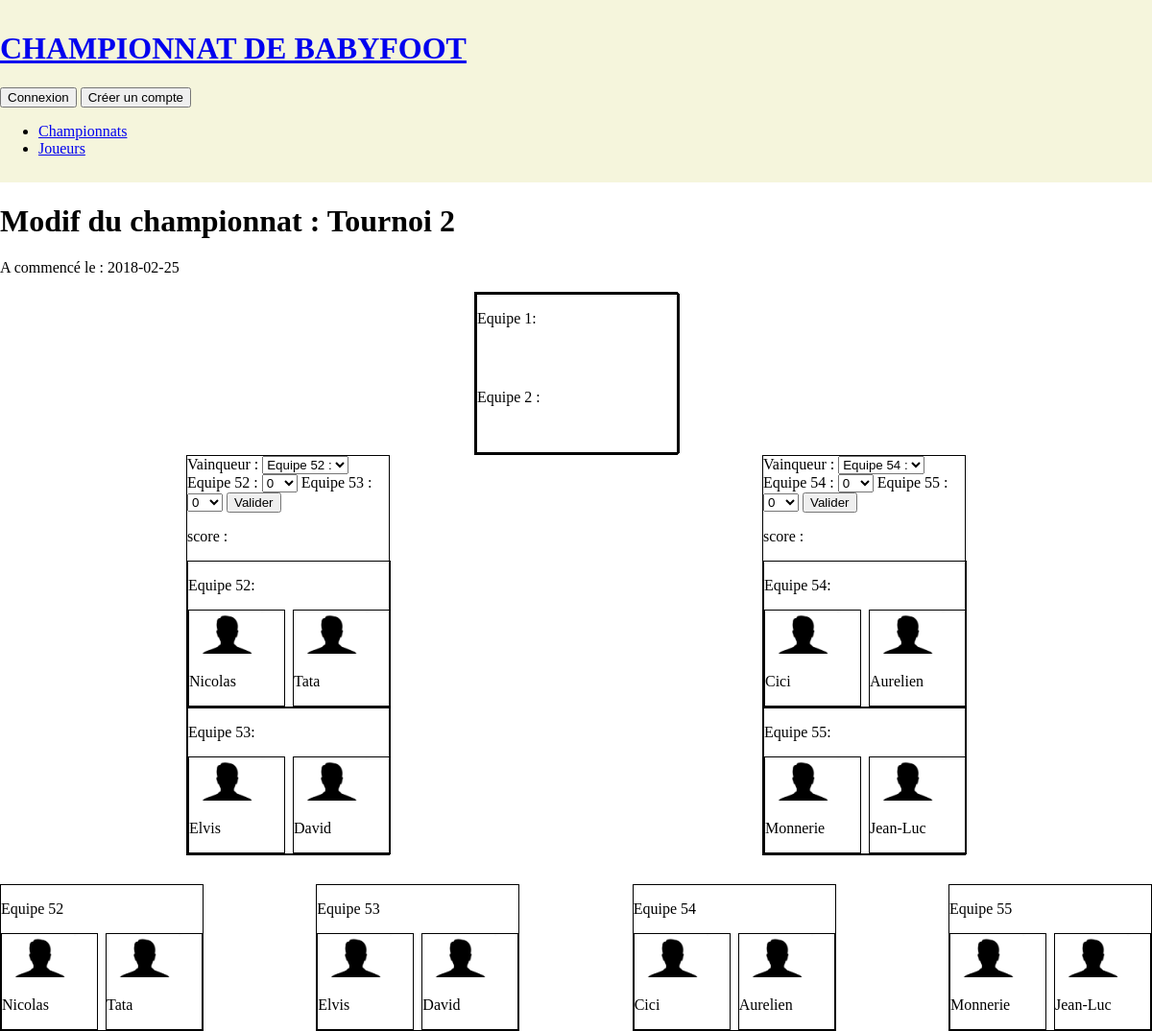
Screenshot of /modifChampionnat.php?modif=23 with the database file from the repository.
### tables this page shows
CREATE TABLE IF NOT EXISTS `competitions` (
  `id_competition` int(11) NOT NULL AUTO_INCREMENT,
  `nomChamp` varchar(25) DEFAULT NULL,
  `nbreJoueurs` int(25) NOT NULL,
  `terminee` tinyint(1) NOT NULL DEFAULT '0',
  `dateDebut` date NOT NULL,
  PRIMARY KEY (`id_competition`)
);

CREATE TABLE IF NOT EXISTS `matchs` (
  `id_Match` int(11) NOT NULL AUTO_INCREMENT,
  `equipe1` varchar(255) DEFAULT NULL,
  `equipe2` varchar(255) DEFAULT NULL,
  `butEquipe1` int(25) DEFAULT NULL,
  `butEquipe2` int(25) DEFAULT NULL,
  `vainqueur` varchar(25) DEFAULT NULL,
  `id_compet` int(11) NOT NULL,
  `type_match` varchar(255) NOT NULL,
  PRIMARY KEY (`id_Match`),
  KEY `FK_match_compet` (`id_compet`)
);

CREATE TABLE IF NOT EXISTS `equipes` (
  `id_Equipe` int(11) NOT NULL AUTO_INCREMENT,
  `joueur1` int(11) NOT NULL,
  `joueur2` int(11) NOT NULL,
  `id_compet` int(11) NOT NULL,
  PRIMARY KEY (`id_Equipe`),
  KEY `fk_joueur1` (`joueur1`),
  KEY `fk_joueur2` (`joueur2`),
  KEY `FK_EquipeCompet` (`id_compet`)
);

CREATE TABLE IF NOT EXISTS `joueurs` (
  `id_Joueur` int(25) NOT NULL AUTO_INCREMENT,
  `nom` varchar(255) NOT NULL,
  `prenom` varchar(255) NOT NULL,
  `surnom` varchar(255) NOT NULL,
  `password` varchar(255) NOT NULL,
  `meilleureperformance` varchar(255) DEFAULT NULL,
  `defaut` varchar(255) DEFAULT NULL,
  `qualité` varchar(255) DEFAULT NULL,
  `photo` varchar(255) DEFAULT 'img/photo_default.png',
  `victoireChamp` int(25) DEFAULT NULL,
  PRIMARY KEY (`id_Joueur`)
);

### modifChampionnat.php (the view, shortened to what this page needs)
<?php
include'include/connexionBdd.php';
$matchsCompet = $bdd ->prepare('SELECT * FROM matchs WHERE matchs.id_compet= :id_compet AND matchs.type_match = :type_match');
$reqJE = $bdd->prepare('SELECT J1.id_Joueur AS J1id, J2.id_Joueur AS J2id, equipes.id_Equipe, J1.prenom AS J1p, J2.prenom AS J2p, J1.photo AS J1img ,J2.photo AS J2img FROM equipes JOIN joueurs AS J1 ON equipes.joueur1 = J1.id_Joueur JOIN joueurs AS J2 ON equipes.joueur2 = J2.id_Joueur WHERE equipes.id_Equipe = ?');
$detailCompet = $bdd->prepare('SELECT * FROM competitions WHERE competitions.id_competition = ?');
$detailCompet->execute(array($_GET['modif']));
$reqEquipes = $bdd->prepare('SELECT id_Equipe, J1.id_Joueur AS J1id, J2.id_Joueur AS J2id, equipes.id_Equipe, J1.prenom AS J1p, J2.prenom AS J2p, J1.photo AS J1img ,J2.photo AS J2img FROM equipes JOIN joueurs AS J1 ON equipes.joueur1 = J1.id_Joueur JOIN joueurs AS J2 ON equipes.joueur2 = J2.id_Joueur WHERE equipes.id_compet = ?');
?>
<!doctype html>
<html>
    <head>
        <link rel="stylesheet" type="text/css" href="css/style.css" />
    </head>
    <body>
        <header>
			<div class="wrap">
            	<?php include'include/banniere.php' ?>
				<?php include'include/menuPrincipal.php' ?>
			</div>
        </header>
        <div id="content">
			<div class="wrap">
            <?php
            while($donnees = $detailCompet->fetch()) {
                ?>
                <h1>Modif du championnat : <?php echo($donnees['nomChamp']); ?></h1>
                <p>A commencé le : <?php echo($donnees['dateDebut']); ?></p><?php
            }
            ?>
            <div class="competX">
                <?php
                $matchsCompet->execute(array(
                    'id_compet'=> $_GET['modif'],
                    'type_match'=> "finale"
                ));
                while ($donnees2 = $matchsCompet->fetch()){
                    ?>
                    <div class="iconeMatch finale">
                        <div class="iconeMatch">
                            <div class="iconeEquipe">
                                <p>Equipe 1:</p>
                                <p>Equipe 2 :</p>
                            </div>
                        </div>
                    </div>
                    <?php
                }
                ?>
                <div class="demi">
                <?php
                $matchsCompet->execute(array(
                'id_compet'=> $_GET['modif'],
                'type_match'=> "demi"
                ));
                while ($donnees2 = $matchsCompet->fetch()){
                    ?>
                    <div class="iconeMatch">
                        <form action="include/under_modifChamp.php?modifM=<?php echo($donnees2['id_Match']);?>" method="post">
                            <label for="vainq">Vainqueur :</label>
                            <select name="vainq">
                                <option  value="<?php echo($donnees2['equipe1']);?>">Equipe <?php echo($donnees2['equipe1']);?> :</option>
                            </select>
                            <label for="butEquipe1">Equipe <?php echo($donnees2['equipe1']);?> :</label>
                            <select name="butEquipe1">
                                <?php
                                for($i=0;$i<=15 ;$i++){
                                    ?>
                                    <option  value="<?php echo($i);?>"><?php echo($i);?></option>
                                    <?php
                                }
                                ?>
                            </select>
                            <label for="butEquipe2">Equipe <?php echo($donnees2['equipe2']);?> :</label>
                            <select name="butEquipe2">
                                <?php
                                for($i=0;$i<=15;$i++){
                                    ?>
                                    <option  value="<?php echo($i);?>"><?php echo($i);?></option>
                                    <?php
                                }
                                ?>
                            </select>
                            <input type="submit" value="Valider">
                        </form>
                        <p>score : <span></span></p>
                        <div class="iconeEquipe">
                        <p>Equipe <?php echo($donnees2['equipe1']);?>:</p>
                        <?php
                        $reqJE->execute(array($donnees2['equipe1']));
                        while($donnees3 = $reqJE->fetch()){
                            ?>
                        <div class="iconeJoueurs">
                            <div class="iconeJoueur">
                                <img src="<?php echo($donnees3['J1img']);?>" />
                                <p><?php echo($donnees3['J1p']);?></p>
                            </div>
                            <div class="iconeJoueur">
                                <img src="<?php echo($donnees3['J2img']);?>" />
                                <p><?php echo($donnees3['J2p']);?></p>
                            </div>
                        </div>
                            <?php
                        }
                        $reqJE->closeCursor();?>
                        </div>
                        <div class="iconeEquipe">
                            <p>Equipe <?php echo($donnees2['equipe2']);?>:</p>
                            <?php
                            $reqJE->execute(array($donnees2['equipe2']));
                            while($donnees3 = $reqJE->fetch()){
                                ?>
                                <div class="iconeJoueurs">
                                    <div class="iconeJoueur">
                                        <img src="<?php echo($donnees3['J1img']);?>" />
                                        <p><?php echo($donnees3['J1p']);?></p>
                                    </div>
                                    <div class="iconeJoueur">
                                        <img src="<?php echo($donnees3['J2img']);?>" />
                                        <p><?php echo($donnees3['J2p']);?></p>
                                    </div>
                                </div>
                                <?php
                            }
                            $reqJE->closeCursor();?>
                        </div>
                    </div>
                    <?php
                }
                ?>
    </div>
    <div class="iconeEquipes">
        <?php
        $reqEquipes->execute(array($_GET['modif']));
        while($donnees4 = $reqEquipes->fetch()){
            ?>
            <div class="iconeEquipe">
                <p>Equipe <?php echo($donnees4['id_Equipe']);?></p>
                <div class="iconeJoueurs">
                    <div class="iconeJoueur">
                        <img src="<?php echo($donnees4['J1img']);?>" />
                        <p><?php echo($donnees4['J1p']);?></p>
                    </div>
                    <div class="iconeJoueur">
                        <img src="<?php echo($donnees4['J2img']);?>" />
                        <p><?php echo($donnees4['J2p']);?></p>
                    </div>
                </div>
            </div>
            <?php
        }
        ?>
    </div>
</div>
			</div>
        </div>
    </body>
</html>

### css/style.css (style rules this page uses)
body { margin: 0; }
.wrap { max-width: 1200px; margin :0 auto; }
header { background-color: beige; padding-bottom: 0.67em; }
.iconeMatch { width: 210px; border: 1px solid black; }
.finale { margin: auto; }
.demi { display: flex; flex-direction: row; justify-content: space-around; margin-bottom: 30px; }
.iconeEquipe img { width: 80px; }
.iconeEquipe { display: flex; border: solid 1px black; flex-direction: column; width: 210px; }
.iconeMatch { display: flex; flex-direction: column; }
.iconeJoueurs { display: flex; flex-direction: row; justify-content: space-between; }
.iconeJoueur { border: 1px solid black; width: 99px; }
.iconeEquipes { display: flex; justify-content: space-between; }

### rows the page displays
competitions: nomChamp "Tournoi 2", dateDebut "2018-02-25"
matchs: equipe1 "52", equipe2 "53"
equipes: joueurs.photo (placeholder picture), joueurs.prenom "Nicolas", joueurs.prenom "Tata", id_Equipe "52"
equipes: joueurs.photo (placeholder picture), joueurs.prenom "Elvis", joueurs.prenom "David", id_Equipe "53"
matchs: equipe1 "54", equipe2 "55"
equipes: joueurs.photo (placeholder picture), joueurs.prenom "Cici", joueurs.prenom "Aurelien", id_Equipe "54"
equipes: joueurs.photo (placeholder picture), joueurs.prenom "Monnerie", joueurs.prenom "Jean-Luc", id_Equipe "55"

### other values shown
form field butEquipe1 "0"
form field butEquipe2 "0"
